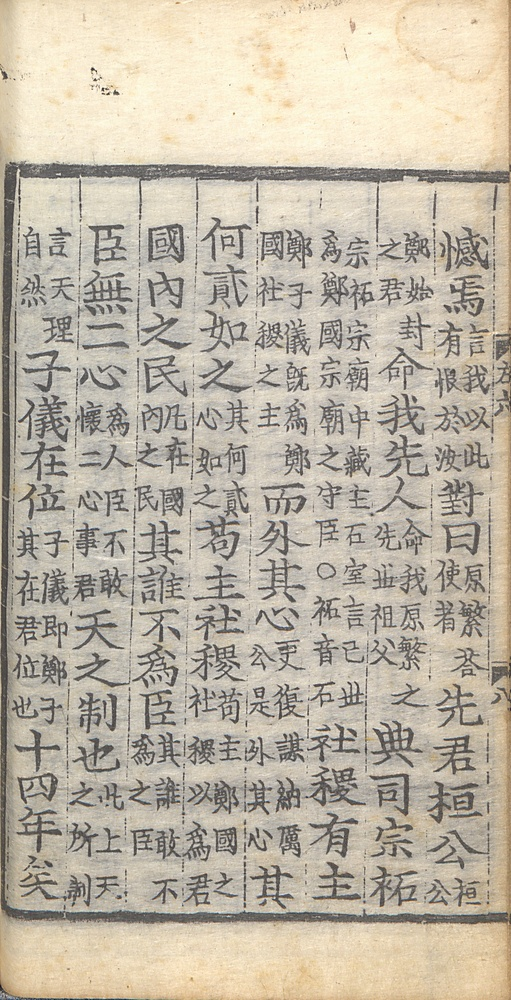
#> input picture 000000000034471_058.jpg, 511 x 1000 px, shrunk from 1824 x 3567 before the run
$ python image_rotated2.py
#> lines starting #> are read from the running program, lines starting #| are printed output that depends on the picture; after the words box and inside, x2 and y2 are one past the last pixel; in counts of white or black regions, pixels touching at a corner belong together
import numpy as np
import math
import cv2

def compute_skew(file_name):

    #load in grayscale:
#> called with file_name = '000000000034471_058.jpg'
    src = cv2.imread(file_name,0)
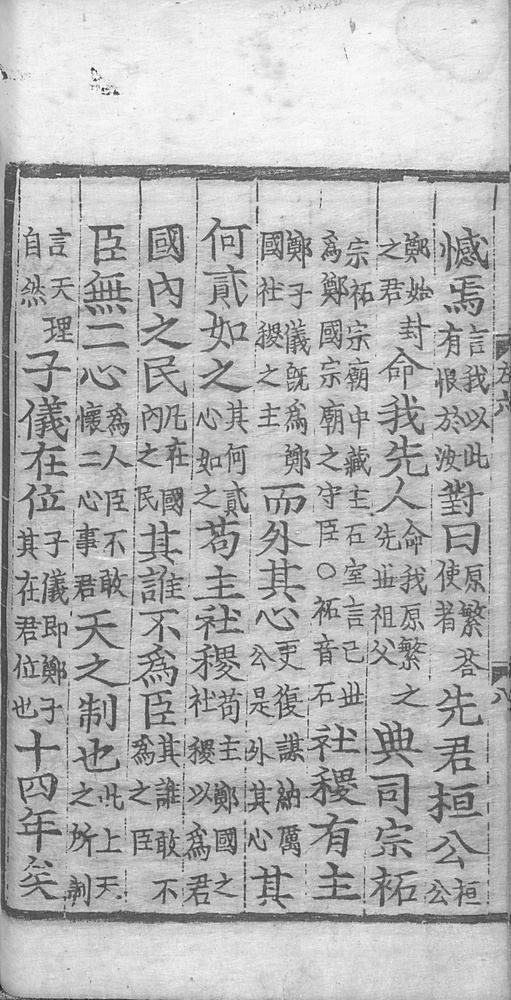
#> src: shape (1000, 511); min 21, max 255, mean 182.6
    height, width = src.shape[0:2]
#> height = 1000; width = 511

    #invert the colors of our image:
    cv2.bitwise_not(src, src)
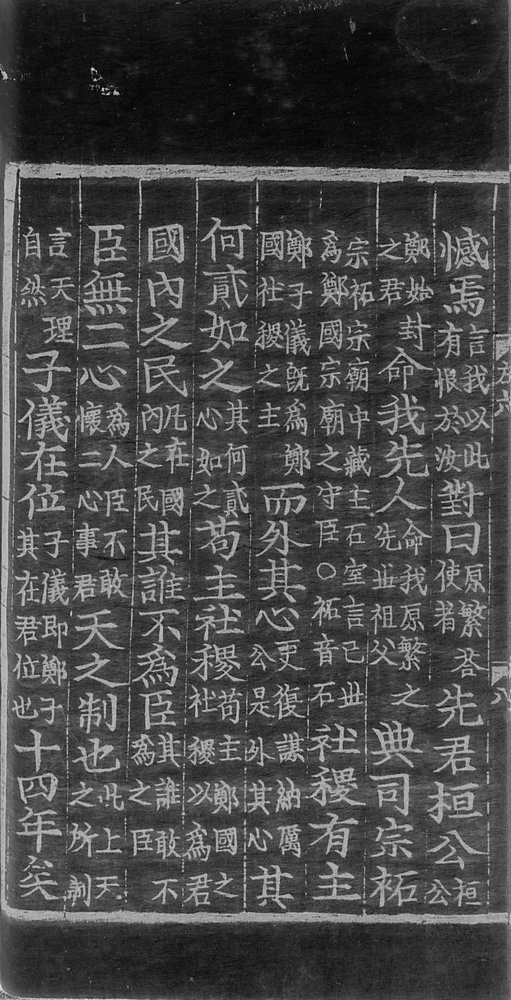
#> src: shape (1000, 511); min 0, max 234, mean 72.4

    #Hough transform:
    minLineLength = width/2.0
#> minLineLength = 255.5
    maxLineGap = 20
    lines = cv2.HoughLinesP(src,1,np.pi/180,100,minLineLength,maxLineGap)
#> lines = 2986 rows, first 6: [0, 541, 510, 31], [24, 999, 324, 218], [253, 289, 498, 999], [13, 0, 193, 555], [27, 999, 297, 420], [276, 999, 340, 543]

    #calculate the angle between each line and the horizontal line:
    angle = 0.0
    nb_lines = len(lines)
#> nb_lines = 2986


    for line in lines:
        angle += math.atan2(line[0][3]*1.0 - line[0][1]*1.0,line[0][2]*1.0 - line[0][0]*1.0);
#> this loop made 2986 passes
#> (line, angle) on passes 1 to 3: ([[0, 541, 510, 31]], -0.785), ([[24, 999, 324, 218]], -1.99), ([[253, 289, 498, 999]], -0.751)
#> after the loop, angle = 284.9

    angle /= nb_lines*1.0
#> angle = 0.0954

    return angle* 180.0 / np.pi


def deskew(file_name,angle):

    #load in grayscale:
    img = cv2.imread(file_name,0)

    #invert the colors of our image:
    cv2.bitwise_not(img, img)

    #compute the minimum bounding box:
    non_zero_pixels = cv2.findNonZero(img)
    center, wh, theta = cv2.minAreaRect(non_zero_pixels)

    root_mat = cv2.getRotationMatrix2D(center, angle, 1)
    rows, cols = img.shape
    rotated = cv2.warpAffine(img, root_mat, (cols, rows), flags=cv2.INTER_CUBIC)


    #Border removing:
    sizex = np.int0(wh[0])
    sizey = np.int0(wh[1])
    print(theta)
    if theta > -45 :
        temp = sizex
        sizex= sizey
        sizey= temp
    return cv2.getRectSubPix(rotated, (sizey,sizex), center)


file_path = '000000000034471_058.jpg'
angel = compute_skew(file_path)
#> angel = 5.47
dst = deskew(file_path,angel)
#> in deskew, `non_zero_pixels = cv2.findNonZero(img)`: non_zero_pixels = contour of 510996 points, box (x1, y1, x2, y2) (0, 0, 511, 1000), area 0
#> in deskew, `center, wh, theta = cv2.minAreaRect(non_zero_pixels)`: center = (255, 499.5); wh = (999, 510); theta = -90
#> in deskew, `root_mat = cv2.getRotationMatrix2D(center, angle, 1)`: root_mat = [[0.995, 0.0953, -46.42], [-0.0953, 0.995, 26.56]]
#> in deskew, `rotated = cv2.warpAffine(img, root_mat, (cols, rows), flags=cv2.INTER_..`:
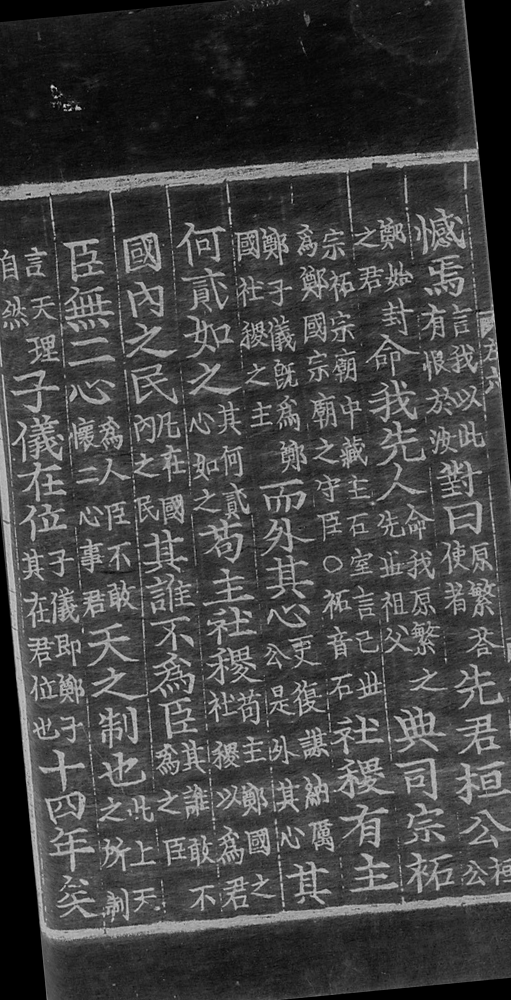
#> rotated: shape (1000, 511); min 0, max 228, mean 68.3
#> in deskew, `sizex = np.int0(wh[0])`: sizex = 999
#> in deskew, `sizey = np.int0(wh[1])`: sizey = 510
#| -90.0
cv2.imshow("Result",dst)
cv2.waitKey(0)

$ run again, with rotateboxImage.jpg copied over 000000000034471_058.jpg
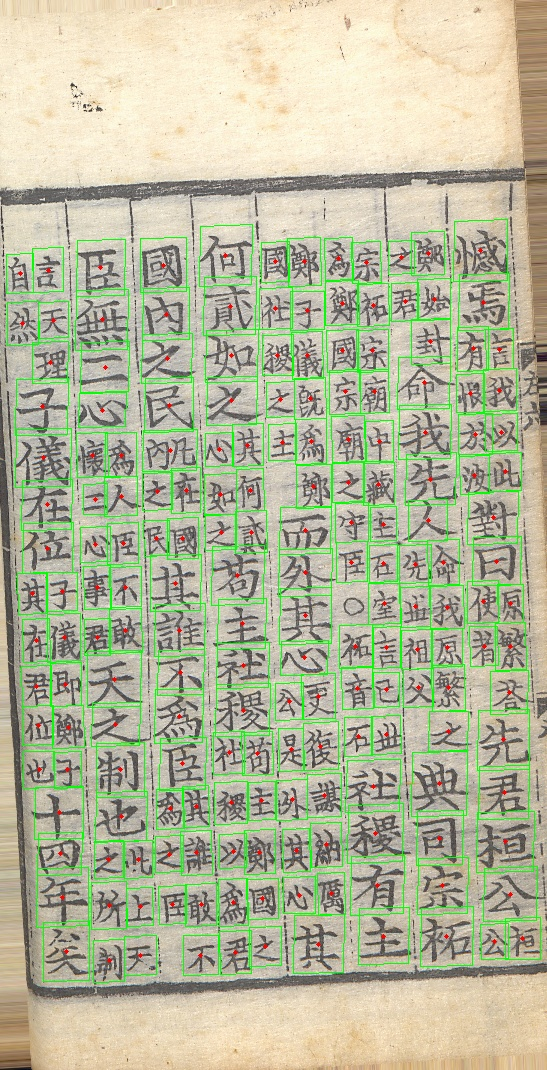
#> input picture rotateboxImage.jpg, 547 x 1070 px
#> in compute_skew, `cv2.bitwise_not(src, src)`:
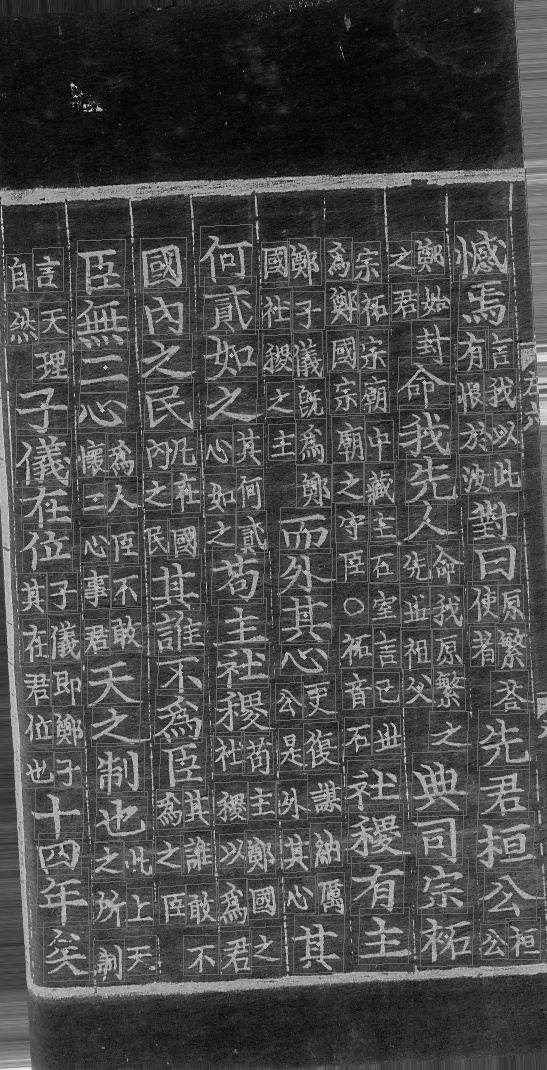
#> src: shape (1070, 547); min 0, max 243, mean 75
#> nb_lines = 3062
#> the loop in compute_skew, `for line in lines:` made 3062 passes
#> (line, angle) on passes 1 to 3: ([[173, 0, 500, 1069]], 1.27), ([[311, 449, 520, 0]], 0.139), ([[318, 471, 528, 0]], -1.01)
#> after the loop in compute_skew, `for line in lines:`: angle = -1044.9
#> in compute_skew, `angle /= nb_lines*1.0`: angle = -0.341
#> angel = -19.55
#> non_zero_pixels = contour of 585285 points, box (x1, y1, x2, y2) (0, 0, 547, 1070), area 0
#> center = (273, 534.5); wh = (1069, 546); theta = -90
#> root_mat = [[0.942, -0.335, 194.6], [0.335, 0.942, -60.54]]
#> in deskew, `rotated = cv2.warpAffine(img, root_mat, (cols, rows), flags=cv2.INTER_..`:
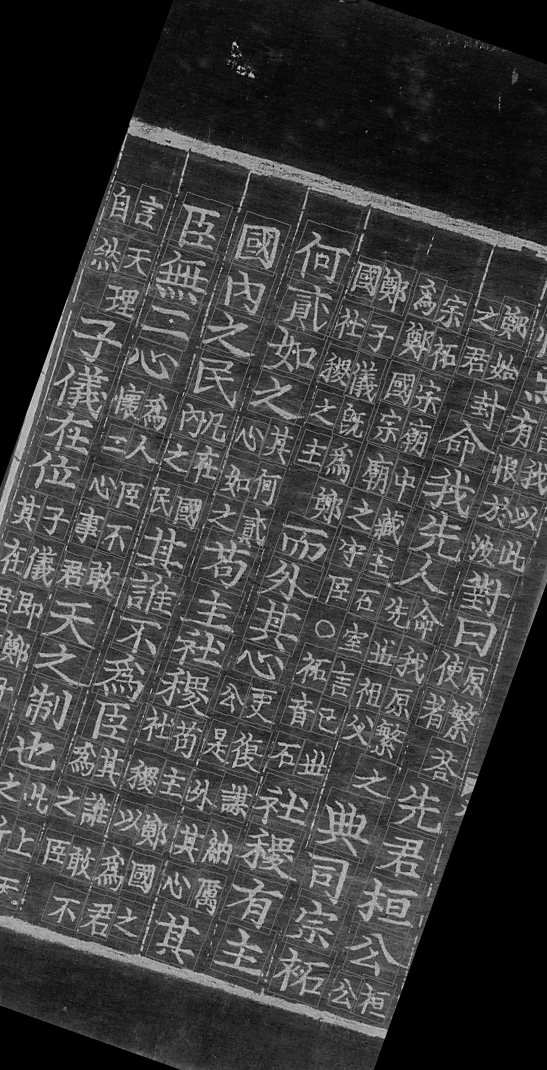
#> rotated: shape (1070, 547); min 0, max 231, mean 62.9
#> sizex = 1069
#> sizey = 546
#| -90.0
